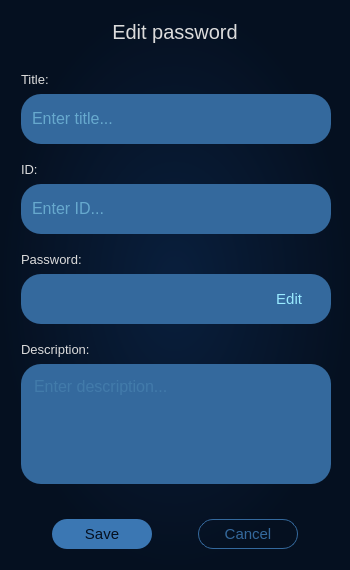
<?xml version="1.0" encoding="UTF-8"?>
<ui version="4.0">
 <class>EditPass</class>
 <widget class="QDialog" name="EditPass">
  <property name="geometry">
   <rect>
    <x>0</x>
    <y>0</y>
    <width>350</width>
    <height>570</height>
   </rect>
  </property>
  <property name="minimumSize">
   <size>
    <width>350</width>
    <height>570</height>
   </size>
  </property>
  <property name="maximumSize">
   <size>
    <width>350</width>
    <height>570</height>
   </size>
  </property>
  <property name="windowTitle">
   <string>Dialog</string>
  </property>
  <property name="styleSheet">
   <string notr="true">*{
	font-family: &quot;Segoe UI&quot;;
}

#EditPass{
	background-color: qradialgradient(spread:pad, cx:0.5, cy:0.5, radius:0.5, fx:0.5, fy:0.5, stop:0 rgba(9, 31, 61, 255), stop:1 rgba(5, 16, 32, 255));
}

#upperWidget QLabel{
	color: rgb(220, 220, 220);
	font-size: 15pt;
}

#mainWidget QFrame{
	background-color: rgb(52, 105, 157);
	border-radius: 20px;
}

#mainWidget QLineEdit{
	background-color: rgb(52, 105, 157);
	color: rgb(153, 234, 255);
    border: no-border;
 }

#mainWidget QLineEdit[text=&quot;&quot;]{
	color: rgba(153, 234, 255, 60);
}

#mainWidget QTextEdit{
	color: rgba(153, 234, 255, 70);
}

#mainWidget QLabel{
	color: rgb(220, 220, 220);
	font-size: 10pt;
	background: none;
}

#saveButton {
	border-radius: 15px;
	background-color: rgb(59, 119, 179);
	color: rgb(5, 16, 32);
}

#saveButton:hover {
	background-color: rgb(70, 143, 212);
}

#saveButton:pressed{
	background-color: rgb(59, 119, 179);
}

#cancelButton {
	border-radius: 15px;
	border: 1px solid rgb(52, 105, 157);
	color: rgb(52, 105, 157);
}

#cancelButton:hover {
	border-color: rgb(70, 143, 212);
	color: rgb(70, 143, 212);
}

#cancelButton:pressed{
	border-color: rgb(52, 105, 157);
	color: rgb(52, 105, 157);
}</string>
  </property>
  <layout class="QVBoxLayout" name="verticalLayout">
   <item>
    <widget class="QWidget" name="upperWidget" native="true">
     <layout class="QHBoxLayout" name="horizontalLayout">
      <item>
       <spacer name="leftSpacer">
        <property name="orientation">
         <enum>Qt::Horizontal</enum>
        </property>
        <property name="sizeHint" stdset="0">
         <size>
          <width>86</width>
          <height>20</height>
         </size>
        </property>
       </spacer>
      </item>
      <item>
       <widget class="QLabel" name="titleLabel_2">
        <property name="font">
         <font>
          <family>Segoe UI</family>
          <pointsize>15</pointsize>
         </font>
        </property>
        <property name="text">
         <string>Edit password</string>
        </property>
        <property name="alignment">
         <set>Qt::AlignCenter</set>
        </property>
       </widget>
      </item>
      <item>
       <spacer name="rightSpacer">
        <property name="orientation">
         <enum>Qt::Horizontal</enum>
        </property>
        <property name="sizeHint" stdset="0">
         <size>
          <width>86</width>
          <height>20</height>
         </size>
        </property>
       </spacer>
      </item>
     </layout>
    </widget>
   </item>
   <item>
    <widget class="QWidget" name="mainWidget" native="true">
     <property name="sizePolicy">
      <sizepolicy hsizetype="Preferred" vsizetype="Expanding">
       <horstretch>0</horstretch>
       <verstretch>0</verstretch>
      </sizepolicy>
     </property>
     <widget class="QLabel" name="titleLabel">
      <property name="geometry">
       <rect>
        <x>10</x>
        <y>10</y>
        <width>100</width>
        <height>20</height>
       </rect>
      </property>
      <property name="sizePolicy">
       <sizepolicy hsizetype="Preferred" vsizetype="Preferred">
        <horstretch>0</horstretch>
        <verstretch>0</verstretch>
       </sizepolicy>
      </property>
      <property name="font">
       <font>
        <family>Segoe UI</family>
        <pointsize>10</pointsize>
       </font>
      </property>
      <property name="text">
       <string>Title:</string>
      </property>
     </widget>
     <widget class="QFrame" name="titleFrame">
      <property name="geometry">
       <rect>
        <x>10</x>
        <y>35</y>
        <width>310</width>
        <height>50</height>
       </rect>
      </property>
      <property name="minimumSize">
       <size>
        <width>0</width>
        <height>50</height>
       </size>
      </property>
      <property name="maximumSize">
       <size>
        <width>16777215</width>
        <height>50</height>
       </size>
      </property>
      <property name="styleSheet">
       <string notr="true"/>
      </property>
      <property name="frameShape">
       <enum>QFrame::StyledPanel</enum>
      </property>
      <property name="frameShadow">
       <enum>QFrame::Raised</enum>
      </property>
      <layout class="QVBoxLayout" name="verticalLayout_3">
       <item>
        <widget class="QLineEdit" name="titleLineEdit">
         <property name="minimumSize">
          <size>
           <width>200</width>
           <height>0</height>
          </size>
         </property>
         <property name="palette">
          <palette>
           <active>
            <colorrole role="WindowText">
             <brush brushstyle="SolidPattern">
              <color alpha="60">
               <red>153</red>
               <green>234</green>
               <blue>255</blue>
              </color>
             </brush>
            </colorrole>
            <colorrole role="Button">
             <brush brushstyle="SolidPattern">
              <color alpha="255">
               <red>52</red>
               <green>105</green>
               <blue>157</blue>
              </color>
             </brush>
            </colorrole>
            <colorrole role="Text">
             <brush brushstyle="SolidPattern">
              <color alpha="60">
               <red>153</red>
               <green>234</green>
               <blue>255</blue>
              </color>
             </brush>
            </colorrole>
            <colorrole role="ButtonText">
             <brush brushstyle="SolidPattern">
              <color alpha="60">
               <red>153</red>
               <green>234</green>
               <blue>255</blue>
              </color>
             </brush>
            </colorrole>
            <colorrole role="Base">
             <brush brushstyle="SolidPattern">
              <color alpha="255">
               <red>52</red>
               <green>105</green>
               <blue>157</blue>
              </color>
             </brush>
            </colorrole>
            <colorrole role="Window">
             <brush brushstyle="SolidPattern">
              <color alpha="255">
               <red>52</red>
               <green>105</green>
               <blue>157</blue>
              </color>
             </brush>
            </colorrole>
            <colorrole role="PlaceholderText">
             <brush brushstyle="SolidPattern">
              <color alpha="128">
               <red>153</red>
               <green>234</green>
               <blue>255</blue>
              </color>
             </brush>
            </colorrole>
           </active>
           <inactive>
            <colorrole role="WindowText">
             <brush brushstyle="SolidPattern">
              <color alpha="60">
               <red>153</red>
               <green>234</green>
               <blue>255</blue>
              </color>
             </brush>
            </colorrole>
            <colorrole role="Button">
             <brush brushstyle="SolidPattern">
              <color alpha="255">
               <red>52</red>
               <green>105</green>
               <blue>157</blue>
              </color>
             </brush>
            </colorrole>
            <colorrole role="Text">
             <brush brushstyle="SolidPattern">
              <color alpha="60">
               <red>153</red>
               <green>234</green>
               <blue>255</blue>
              </color>
             </brush>
            </colorrole>
            <colorrole role="ButtonText">
             <brush brushstyle="SolidPattern">
              <color alpha="60">
               <red>153</red>
               <green>234</green>
               <blue>255</blue>
              </color>
             </brush>
            </colorrole>
            <colorrole role="Base">
             <brush brushstyle="SolidPattern">
              <color alpha="255">
               <red>52</red>
               <green>105</green>
               <blue>157</blue>
              </color>
             </brush>
            </colorrole>
            <colorrole role="Window">
             <brush brushstyle="SolidPattern">
              <color alpha="255">
               <red>52</red>
               <green>105</green>
               <blue>157</blue>
              </color>
             </brush>
            </colorrole>
            <colorrole role="PlaceholderText">
             <brush brushstyle="SolidPattern">
              <color alpha="128">
               <red>153</red>
               <green>234</green>
               <blue>255</blue>
              </color>
             </brush>
            </colorrole>
           </inactive>
           <disabled>
            <colorrole role="WindowText">
             <brush brushstyle="SolidPattern">
              <color alpha="60">
               <red>153</red>
               <green>234</green>
               <blue>255</blue>
              </color>
             </brush>
            </colorrole>
            <colorrole role="Button">
             <brush brushstyle="SolidPattern">
              <color alpha="255">
               <red>52</red>
               <green>105</green>
               <blue>157</blue>
              </color>
             </brush>
            </colorrole>
            <colorrole role="Text">
             <brush brushstyle="SolidPattern">
              <color alpha="60">
               <red>153</red>
               <green>234</green>
               <blue>255</blue>
              </color>
             </brush>
            </colorrole>
            <colorrole role="ButtonText">
             <brush brushstyle="SolidPattern">
              <color alpha="60">
               <red>153</red>
               <green>234</green>
               <blue>255</blue>
              </color>
             </brush>
            </colorrole>
            <colorrole role="Base">
             <brush brushstyle="SolidPattern">
              <color alpha="255">
               <red>52</red>
               <green>105</green>
               <blue>157</blue>
              </color>
             </brush>
            </colorrole>
            <colorrole role="Window">
             <brush brushstyle="SolidPattern">
              <color alpha="255">
               <red>52</red>
               <green>105</green>
               <blue>157</blue>
              </color>
             </brush>
            </colorrole>
            <colorrole role="PlaceholderText">
             <brush brushstyle="SolidPattern">
              <color alpha="128">
               <red>153</red>
               <green>234</green>
               <blue>255</blue>
              </color>
             </brush>
            </colorrole>
           </disabled>
          </palette>
         </property>
         <property name="font">
          <font>
           <family>Segoe UI</family>
           <pointsize>12</pointsize>
          </font>
         </property>
         <property name="styleSheet">
          <string notr="true"/>
         </property>
         <property name="echoMode">
          <enum>QLineEdit::Normal</enum>
         </property>
         <property name="placeholderText">
          <string>Enter title...</string>
         </property>
        </widget>
       </item>
      </layout>
     </widget>
     <widget class="QLabel" name="idLabel">
      <property name="geometry">
       <rect>
        <x>10</x>
        <y>100</y>
        <width>100</width>
        <height>20</height>
       </rect>
      </property>
      <property name="sizePolicy">
       <sizepolicy hsizetype="Preferred" vsizetype="Preferred">
        <horstretch>0</horstretch>
        <verstretch>0</verstretch>
       </sizepolicy>
      </property>
      <property name="font">
       <font>
        <family>Segoe UI</family>
        <pointsize>10</pointsize>
       </font>
      </property>
      <property name="text">
       <string>ID:</string>
      </property>
     </widget>
     <widget class="QFrame" name="idFrame">
      <property name="geometry">
       <rect>
        <x>10</x>
        <y>125</y>
        <width>310</width>
        <height>50</height>
       </rect>
      </property>
      <property name="minimumSize">
       <size>
        <width>0</width>
        <height>50</height>
       </size>
      </property>
      <property name="maximumSize">
       <size>
        <width>16777215</width>
        <height>50</height>
       </size>
      </property>
      <property name="styleSheet">
       <string notr="true"/>
      </property>
      <property name="frameShape">
       <enum>QFrame::StyledPanel</enum>
      </property>
      <property name="frameShadow">
       <enum>QFrame::Raised</enum>
      </property>
      <layout class="QVBoxLayout" name="verticalLayout_4">
       <item>
        <widget class="QLineEdit" name="idLineEdit">
         <property name="minimumSize">
          <size>
           <width>200</width>
           <height>0</height>
          </size>
         </property>
         <property name="palette">
          <palette>
           <active>
            <colorrole role="WindowText">
             <brush brushstyle="SolidPattern">
              <color alpha="60">
               <red>153</red>
               <green>234</green>
               <blue>255</blue>
              </color>
             </brush>
            </colorrole>
            <colorrole role="Button">
             <brush brushstyle="SolidPattern">
              <color alpha="255">
               <red>52</red>
               <green>105</green>
               <blue>157</blue>
              </color>
             </brush>
            </colorrole>
            <colorrole role="Text">
             <brush brushstyle="SolidPattern">
              <color alpha="60">
               <red>153</red>
               <green>234</green>
               <blue>255</blue>
              </color>
             </brush>
            </colorrole>
            <colorrole role="ButtonText">
             <brush brushstyle="SolidPattern">
              <color alpha="60">
               <red>153</red>
               <green>234</green>
               <blue>255</blue>
              </color>
             </brush>
            </colorrole>
            <colorrole role="Base">
             <brush brushstyle="SolidPattern">
              <color alpha="255">
               <red>52</red>
               <green>105</green>
               <blue>157</blue>
              </color>
             </brush>
            </colorrole>
            <colorrole role="Window">
             <brush brushstyle="SolidPattern">
              <color alpha="255">
               <red>52</red>
               <green>105</green>
               <blue>157</blue>
              </color>
             </brush>
            </colorrole>
            <colorrole role="PlaceholderText">
             <brush brushstyle="SolidPattern">
              <color alpha="128">
               <red>153</red>
               <green>234</green>
               <blue>255</blue>
              </color>
             </brush>
            </colorrole>
           </active>
           <inactive>
            <colorrole role="WindowText">
             <brush brushstyle="SolidPattern">
              <color alpha="60">
               <red>153</red>
               <green>234</green>
               <blue>255</blue>
              </color>
             </brush>
            </colorrole>
            <colorrole role="Button">
             <brush brushstyle="SolidPattern">
              <color alpha="255">
               <red>52</red>
               <green>105</green>
               <blue>157</blue>
              </color>
             </brush>
            </colorrole>
            <colorrole role="Text">
             <brush brushstyle="SolidPattern">
              <color alpha="60">
               <red>153</red>
               <green>234</green>
               <blue>255</blue>
              </color>
             </brush>
            </colorrole>
            <colorrole role="ButtonText">
             <brush brushstyle="SolidPattern">
              <color alpha="60">
               <red>153</red>
               <green>234</green>
               <blue>255</blue>
              </color>
             </brush>
            </colorrole>
            <colorrole role="Base">
             <brush brushstyle="SolidPattern">
              <color alpha="255">
               <red>52</red>
               <green>105</green>
               <blue>157</blue>
              </color>
             </brush>
            </colorrole>
            <colorrole role="Window">
             <brush brushstyle="SolidPattern">
              <color alpha="255">
               <red>52</red>
               <green>105</green>
               <blue>157</blue>
              </color>
             </brush>
            </colorrole>
            <colorrole role="PlaceholderText">
             <brush brushstyle="SolidPattern">
              <color alpha="128">
               <red>153</red>
               <green>234</green>
               <blue>255</blue>
              </color>
             </brush>
            </colorrole>
           </inactive>
           <disabled>
            <colorrole role="WindowText">
             <brush brushstyle="SolidPattern">
              <color alpha="60">
               <red>153</red>
               <green>234</green>
               <blue>255</blue>
              </color>
             </brush>
            </colorrole>
            <colorrole role="Button">
             <brush brushstyle="SolidPattern">
              <color alpha="255">
               <red>52</red>
               <green>105</green>
               <blue>157</blue>
              </color>
             </brush>
            </colorrole>
            <colorrole role="Text">
             <brush brushstyle="SolidPattern">
              <color alpha="60">
               <red>153</red>
               <green>234</green>
               <blue>255</blue>
              </color>
             </brush>
            </colorrole>
            <colorrole role="ButtonText">
             <brush brushstyle="SolidPattern">
              <color alpha="60">
               <red>153</red>
               <green>234</green>
               <blue>255</blue>
              </color>
             </brush>
            </colorrole>
            <colorrole role="Base">
             <brush brushstyle="SolidPattern">
              <color alpha="255">
               <red>52</red>
               <green>105</green>
               <blue>157</blue>
              </color>
             </brush>
            </colorrole>
            <colorrole role="Window">
             <brush brushstyle="SolidPattern">
              <color alpha="255">
               <red>52</red>
               <green>105</green>
               <blue>157</blue>
              </color>
             </brush>
            </colorrole>
            <colorrole role="PlaceholderText">
             <brush brushstyle="SolidPattern">
              <color alpha="128">
               <red>153</red>
               <green>234</green>
               <blue>255</blue>
              </color>
             </brush>
            </colorrole>
           </disabled>
          </palette>
         </property>
         <property name="font">
          <font>
           <family>Segoe UI</family>
           <pointsize>12</pointsize>
          </font>
         </property>
         <property name="styleSheet">
          <string notr="true"/>
         </property>
         <property name="echoMode">
          <enum>QLineEdit::Normal</enum>
         </property>
         <property name="placeholderText">
          <string>Enter ID...</string>
         </property>
        </widget>
       </item>
      </layout>
     </widget>
     <widget class="QLabel" name="descriptionLabel">
      <property name="geometry">
       <rect>
        <x>10</x>
        <y>280</y>
        <width>100</width>
        <height>20</height>
       </rect>
      </property>
      <property name="sizePolicy">
       <sizepolicy hsizetype="Preferred" vsizetype="Preferred">
        <horstretch>0</horstretch>
        <verstretch>0</verstretch>
       </sizepolicy>
      </property>
      <property name="font">
       <font>
        <family>Segoe UI</family>
        <pointsize>10</pointsize>
       </font>
      </property>
      <property name="text">
       <string>Description:</string>
      </property>
     </widget>
     <widget class="QLabel" name="passwordLabel">
      <property name="geometry">
       <rect>
        <x>10</x>
        <y>190</y>
        <width>100</width>
        <height>20</height>
       </rect>
      </property>
      <property name="sizePolicy">
       <sizepolicy hsizetype="Preferred" vsizetype="Preferred">
        <horstretch>0</horstretch>
        <verstretch>0</verstretch>
       </sizepolicy>
      </property>
      <property name="font">
       <font>
        <family>Segoe UI</family>
        <pointsize>10</pointsize>
       </font>
      </property>
      <property name="text">
       <string>Password:</string>
      </property>
     </widget>
     <widget class="QFrame" name="passwordFrame">
      <property name="geometry">
       <rect>
        <x>10</x>
        <y>215</y>
        <width>310</width>
        <height>50</height>
       </rect>
      </property>
      <property name="styleSheet">
       <string notr="true"/>
      </property>
      <property name="frameShape">
       <enum>QFrame::StyledPanel</enum>
      </property>
      <property name="frameShadow">
       <enum>QFrame::Raised</enum>
      </property>
      <layout class="QHBoxLayout" name="horizontalLayout_2">
       <item>
        <widget class="QLineEdit" name="passwordLineEdit">
         <property name="enabled">
          <bool>false</bool>
         </property>
         <property name="minimumSize">
          <size>
           <width>200</width>
           <height>0</height>
          </size>
         </property>
         <property name="palette">
          <palette>
           <active>
            <colorrole role="WindowText">
             <brush brushstyle="SolidPattern">
              <color alpha="60">
               <red>153</red>
               <green>234</green>
               <blue>255</blue>
              </color>
             </brush>
            </colorrole>
            <colorrole role="Button">
             <brush brushstyle="SolidPattern">
              <color alpha="255">
               <red>52</red>
               <green>105</green>
               <blue>157</blue>
              </color>
             </brush>
            </colorrole>
            <colorrole role="Text">
             <brush brushstyle="SolidPattern">
              <color alpha="60">
               <red>153</red>
               <green>234</green>
               <blue>255</blue>
              </color>
             </brush>
            </colorrole>
            <colorrole role="ButtonText">
             <brush brushstyle="SolidPattern">
              <color alpha="60">
               <red>153</red>
               <green>234</green>
               <blue>255</blue>
              </color>
             </brush>
            </colorrole>
            <colorrole role="Base">
             <brush brushstyle="SolidPattern">
              <color alpha="255">
               <red>52</red>
               <green>105</green>
               <blue>157</blue>
              </color>
             </brush>
            </colorrole>
            <colorrole role="Window">
             <brush brushstyle="SolidPattern">
              <color alpha="255">
               <red>52</red>
               <green>105</green>
               <blue>157</blue>
              </color>
             </brush>
            </colorrole>
            <colorrole role="PlaceholderText">
             <brush brushstyle="SolidPattern">
              <color alpha="128">
               <red>153</red>
               <green>234</green>
               <blue>255</blue>
              </color>
             </brush>
            </colorrole>
           </active>
           <inactive>
            <colorrole role="WindowText">
             <brush brushstyle="SolidPattern">
              <color alpha="60">
               <red>153</red>
               <green>234</green>
               <blue>255</blue>
              </color>
             </brush>
            </colorrole>
            <colorrole role="Button">
             <brush brushstyle="SolidPattern">
              <color alpha="255">
               <red>52</red>
               <green>105</green>
               <blue>157</blue>
              </color>
             </brush>
            </colorrole>
            <colorrole role="Text">
             <brush brushstyle="SolidPattern">
              <color alpha="60">
               <red>153</red>
               <green>234</green>
               <blue>255</blue>
              </color>
             </brush>
            </colorrole>
            <colorrole role="ButtonText">
             <brush brushstyle="SolidPattern">
              <color alpha="60">
               <red>153</red>
               <green>234</green>
               <blue>255</blue>
              </color>
             </brush>
            </colorrole>
            <colorrole role="Base">
             <brush brushstyle="SolidPattern">
              <color alpha="255">
               <red>52</red>
               <green>105</green>
               <blue>157</blue>
              </color>
             </brush>
            </colorrole>
            <colorrole role="Window">
             <brush brushstyle="SolidPattern">
              <color alpha="255">
               <red>52</red>
               <green>105</green>
               <blue>157</blue>
              </color>
             </brush>
            </colorrole>
            <colorrole role="PlaceholderText">
             <brush brushstyle="SolidPattern">
              <color alpha="128">
               <red>153</red>
               <green>234</green>
               <blue>255</blue>
              </color>
             </brush>
            </colorrole>
           </inactive>
           <disabled>
            <colorrole role="WindowText">
             <brush brushstyle="SolidPattern">
              <color alpha="60">
               <red>153</red>
               <green>234</green>
               <blue>255</blue>
              </color>
             </brush>
            </colorrole>
            <colorrole role="Button">
             <brush brushstyle="SolidPattern">
              <color alpha="255">
               <red>52</red>
               <green>105</green>
               <blue>157</blue>
              </color>
             </brush>
            </colorrole>
            <colorrole role="Text">
             <brush brushstyle="SolidPattern">
              <color alpha="60">
               <red>153</red>
               <green>234</green>
               <blue>255</blue>
              </color>
             </brush>
            </colorrole>
            <colorrole role="ButtonText">
             <brush brushstyle="SolidPattern">
              <color alpha="60">
               <red>153</red>
               <green>234</green>
               <blue>255</blue>
              </color>
             </brush>
            </colorrole>
            <colorrole role="Base">
             <brush brushstyle="SolidPattern">
              <color alpha="255">
               <red>52</red>
               <green>105</green>
               <blue>157</blue>
              </color>
             </brush>
            </colorrole>
            <colorrole role="Window">
             <brush brushstyle="SolidPattern">
              <color alpha="255">
               <red>52</red>
               <green>105</green>
               <blue>157</blue>
              </color>
             </brush>
            </colorrole>
            <colorrole role="PlaceholderText">
             <brush brushstyle="SolidPattern">
              <color alpha="128">
               <red>153</red>
               <green>234</green>
               <blue>255</blue>
              </color>
             </brush>
            </colorrole>
           </disabled>
          </palette>
         </property>
         <property name="font">
          <font>
           <family>Segoe UI</family>
           <pointsize>12</pointsize>
          </font>
         </property>
         <property name="styleSheet">
          <string notr="true"/>
         </property>
         <property name="text">
          <string/>
         </property>
         <property name="echoMode">
          <enum>QLineEdit::Password</enum>
         </property>
         <property name="placeholderText">
          <string/>
         </property>
        </widget>
       </item>
       <item>
        <widget class="QPushButton" name="editButton">
         <property name="minimumSize">
          <size>
           <width>70</width>
           <height>30</height>
          </size>
         </property>
         <property name="font">
          <font>
           <family>Segoe UI</family>
           <pointsize>11</pointsize>
          </font>
         </property>
         <property name="cursor">
          <cursorShape>ArrowCursor</cursorShape>
         </property>
         <property name="styleSheet">
          <string notr="true">QPushButton {
	border-radius: 15px;
    background-color: #34699D;
	color: #99EAFF;
	font-family: Segoe UI;
}

QPushButton:hover {
    background-color: #3B77B3;
}

QPushButton:pressed{
	background-color: #34699D;
}</string>
         </property>
         <property name="text">
          <string> Edit</string>
         </property>
         <property name="icon">
          <iconset resource="resources.qrc">
           <normaloff>:/icons/icons/edit-lightblue.svg</normaloff>:/icons/icons/edit-lightblue.svg</iconset>
         </property>
         <property name="iconSize">
          <size>
           <width>14</width>
           <height>14</height>
          </size>
         </property>
        </widget>
       </item>
      </layout>
     </widget>
     <widget class="QFrame" name="descriptionFrame">
      <property name="geometry">
       <rect>
        <x>10</x>
        <y>305</y>
        <width>310</width>
        <height>120</height>
       </rect>
      </property>
      <property name="sizePolicy">
       <sizepolicy hsizetype="Preferred" vsizetype="Expanding">
        <horstretch>0</horstretch>
        <verstretch>0</verstretch>
       </sizepolicy>
      </property>
      <property name="styleSheet">
       <string notr="true"/>
      </property>
      <property name="frameShape">
       <enum>QFrame::StyledPanel</enum>
      </property>
      <property name="frameShadow">
       <enum>QFrame::Raised</enum>
      </property>
      <layout class="QVBoxLayout" name="verticalLayout_2">
       <item>
        <widget class="QTextEdit" name="descriptionTextEdit">
         <property name="sizePolicy">
          <sizepolicy hsizetype="Expanding" vsizetype="Expanding">
           <horstretch>0</horstretch>
           <verstretch>0</verstretch>
          </sizepolicy>
         </property>
         <property name="font">
          <font>
           <family>Segoe UI</family>
           <pointsize>12</pointsize>
          </font>
         </property>
         <property name="styleSheet">
          <string notr="true"/>
         </property>
         <property name="verticalScrollBarPolicy">
          <enum>Qt::ScrollBarAlwaysOff</enum>
         </property>
         <property name="horizontalScrollBarPolicy">
          <enum>Qt::ScrollBarAlwaysOff</enum>
         </property>
         <property name="sizeAdjustPolicy">
          <enum>QAbstractScrollArea::AdjustToContents</enum>
         </property>
         <property name="placeholderText">
          <string>Enter description...</string>
         </property>
        </widget>
       </item>
      </layout>
     </widget>
    </widget>
   </item>
   <item>
    <widget class="QWidget" name="lowerWidget" native="true">
     <layout class="QHBoxLayout" name="horizontalLayout_3">
      <property name="spacing">
       <number>6</number>
      </property>
      <property name="leftMargin">
       <number>0</number>
      </property>
      <property name="topMargin">
       <number>7</number>
      </property>
      <property name="rightMargin">
       <number>0</number>
      </property>
      <property name="bottomMargin">
       <number>10</number>
      </property>
      <item>
       <spacer name="leftSpacer_2">
        <property name="orientation">
         <enum>Qt::Horizontal</enum>
        </property>
        <property name="sizeHint" stdset="0">
         <size>
          <width>40</width>
          <height>20</height>
         </size>
        </property>
       </spacer>
      </item>
      <item>
       <widget class="QPushButton" name="saveButton">
        <property name="minimumSize">
         <size>
          <width>100</width>
          <height>30</height>
         </size>
        </property>
        <property name="maximumSize">
         <size>
          <width>100</width>
          <height>30</height>
         </size>
        </property>
        <property name="font">
         <font>
          <family>Segoe UI</family>
          <pointsize>11</pointsize>
         </font>
        </property>
        <property name="cursor">
         <cursorShape>ArrowCursor</cursorShape>
        </property>
        <property name="styleSheet">
         <string notr="true"/>
        </property>
        <property name="text">
         <string>Save</string>
        </property>
        <property name="iconSize">
         <size>
          <width>14</width>
          <height>14</height>
         </size>
        </property>
       </widget>
      </item>
      <item>
       <spacer name="middleSpacer">
        <property name="orientation">
         <enum>Qt::Horizontal</enum>
        </property>
        <property name="sizeHint" stdset="0">
         <size>
          <width>40</width>
          <height>20</height>
         </size>
        </property>
       </spacer>
      </item>
      <item>
       <widget class="QPushButton" name="cancelButton">
        <property name="minimumSize">
         <size>
          <width>100</width>
          <height>30</height>
         </size>
        </property>
        <property name="maximumSize">
         <size>
          <width>100</width>
          <height>30</height>
         </size>
        </property>
        <property name="font">
         <font>
          <family>Segoe UI</family>
          <pointsize>11</pointsize>
         </font>
        </property>
        <property name="cursor">
         <cursorShape>ArrowCursor</cursorShape>
        </property>
        <property name="styleSheet">
         <string notr="true"/>
        </property>
        <property name="text">
         <string>Cancel</string>
        </property>
        <property name="iconSize">
         <size>
          <width>14</width>
          <height>14</height>
         </size>
        </property>
       </widget>
      </item>
      <item>
       <spacer name="rightSpacer_2">
        <property name="orientation">
         <enum>Qt::Horizontal</enum>
        </property>
        <property name="sizeHint" stdset="0">
         <size>
          <width>40</width>
          <height>20</height>
         </size>
        </property>
       </spacer>
      </item>
     </layout>
    </widget>
   </item>
  </layout>
 </widget>
 <resources>
  <include location="resources.qrc"/>
 </resources>
 <connections/>
</ui>
